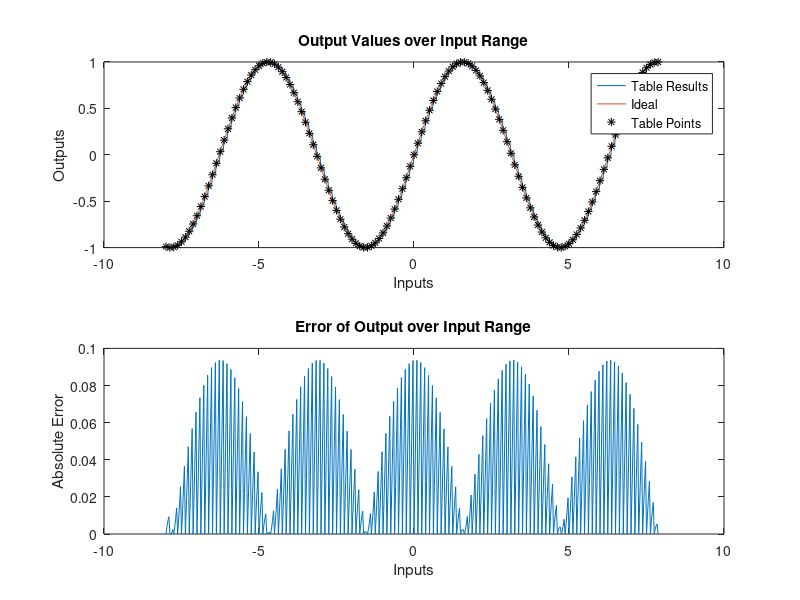
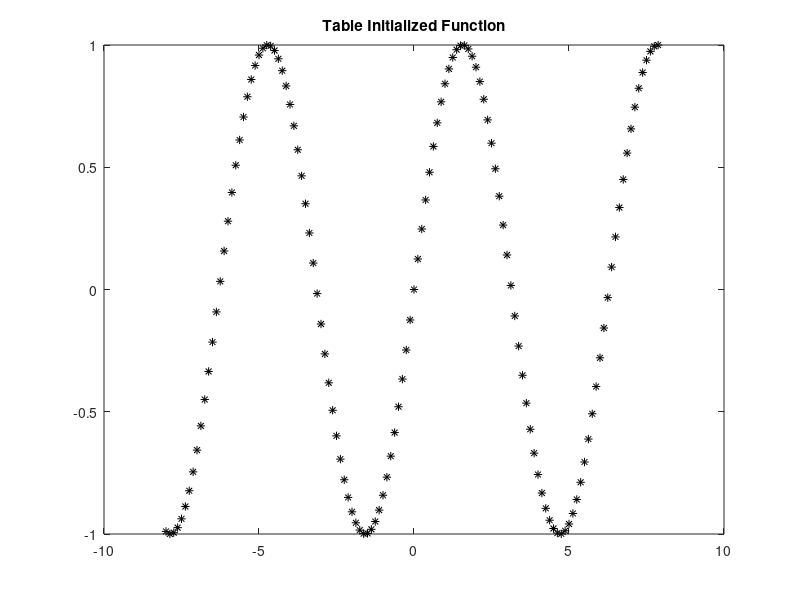

Source code (MATLAB) for these figures, in order:
% Define mask inputs
clear; close all;
W_bits = 32;
isSigned = true;
F_bits = 28;
errorParam = .1;
ERR_DIAG = true;
IGOTTHIS = false;
ADDR_W_MANUAL = 4;
tableFnParam = "sin(xIn)";

%% LINEAR PLUT INIT SCRIPT

% Copyright 2020 Flat Earth Inc
%
% THE SOFTWARE IS PROVIDED "AS IS", WITHOUT WARRANTY OF ANY KIND, EXPRESS OR IMPLIED,
% INCLUDING BUT NOT LIMITED TO THE WARRANTIES OF MERCHANTABILITY, FITNESS FOR A PARTICULAR
% PURPOSE AND NONINFRINGEMENT. IN NO EVENT SHALL THE AUTHORS OR COPYRIGHT HOLDERS BE LIABLE
% FOR ANY CLAIM, DAMAGES OR OTHER LIABILITY, WHETHER IN AN ACTION OF CONTRACT, TORT OR OTHERWISE,
% ARISING FROM, OUT OF OR IN CONNECTION WITH THE SOFTWARE OR THE USE OR OTHER DEALINGS IN THE SOFTWARE.
%
% E. Bailey Galacci
% Flat Earth Inc
% 985 Technology Blvd
% Bozeman, MT 59718
% support@flatearthinc.com

% things to display: table size, floor input?, max input, accuracy
% things to figure out: M_bits, N_bits, Min_val, X_in table, Y_out table,
% maxError, RAM_SIZE, table size 

if(IGOTTHIS)
    N_bits = ADDR_W_MANUAL;
else
    N_bits = 4;
    % N_bits will likely need to be updated later, until table is large enough to meet
    % accuracy standards defined by user
end;

repeatFlag = true;
while(repeatFlag)
    % Define a 2^N point log2 spaced range of inputs, from 2^(d-(2^N_bits -1)) to almost 2^(d+1), 
    % this effectively covers the user defined input range, down to a floor
    % value.
    % Signed vs Unsigned: If signed, treat word size as 1 smaller for max and
    % min inputs
    % Signed: 
    % smallest table input: -2^(W-1-F), 2's compliment, "[1, zeros(1,N-1)]"
    % step size: 2^(W-F-N)
    % largest table input: 2^(W-1-F) - 2^(W-F-N), smallest number but positive
    % and minus 1 step size, "[0, ones(1,N-1)]"
    % Unsigned: 
    % smallest table input: 0
    % step size: 2^(W-F-N)
    % largest table input: 2^(W-1-F) - 2^(W-F-N), smallest number but positive
    % and minus 1 step size, "[ones(1,N)]"
    if(isSigned)
        xIn = -2^(W_bits-1-F_bits) : 2^(W_bits-F_bits-N_bits) : 2^(W_bits-1-F_bits) - 2^(W_bits-F_bits-N_bits);
    else
        xIn = 0 : 2^(W_bits-F_bits-N_bits) : 2^(W_bits-F_bits) - 2^(W_bits-F_bits-N_bits);
    end

    % use function to define output. note: function must contain input xIn
    % within the string to work properly, and the only output of the function
    % must be Y_out.
    tableInit = eval(tableFnParam);

    RAM_SIZE = N_bits;
    figure(2); plot(xIn,tableInit, 'k*'); title('Table Initialized Function');
    maxVal = xIn(end);
    minVal = xIn(1);
    %set_param(gcb,'MaskDisplay',"disp(sprintf('Programmable Look-up Table\nMemory Used = %d samples and coeffs\nClock Rate Needed = %d Hz', FIR_Uprate*2, Max_Rate)); port_label('input',1,'data'); port_label('input',2,'valid'); port_label('input',3,'Wr_Data'); port_label('input',4,'Wr_Addr'); port_label('input',5,'Wr_En'); port_label('output',1,'data'); port_label('output',2,'valid'); port_label('output',3,'RW_Dout');")

    %%%%%%%%%% check and identify error %%%%%%%%%%%
    % Make some values for an "ideal" lookup table with lin spaced points
    if(isSigned)
        xTest = -2^(W_bits-1-F_bits) : 2^(W_bits-F_bits-N_bits-2) : 2^(W_bits-1-F_bits) - 2^(W_bits-F_bits-N_bits);
    else
        xTest = 0 : 2^(W_bits-F_bits-N_bits-2) : 2^(W_bits-F_bits) - 2^(W_bits-F_bits-N_bits);
    end
    xTemp = xIn;
    xIn = xTest;
    % identify the values of the function at xTest
    yTest = eval(tableFnParam);

    % Return table input set to xIn (already have xTemp)
    xIn = xTemp;

    % Find lookup addresses for each point in xTest
    addrTest = zeros(1,length(xTest));
    for it = 1:length(xTest)
        addrTest(it) = 2^RAM_SIZE;
        while(xTest(it) < xIn(addrTest(it)) && addrTest(it) ~= 1)
            addrTest(it) = addrTest(it) - 1;
        end
        if(addrTest(it)==0) %% sanity check for out of bounds results
            addrTest(it) = 1;
        end
    end
    
    yLow = tableInit(addrTest);

    % Check for any possible out of bounds errors (handled similarly in
    % hardware)
    addrTest(addrTest == 2^RAM_SIZE) = 2^RAM_SIZE -1;

    
    % absolute error: abs(obt-exp)
    errorFloor = abs(yTest-yLow);
    NAN_CLEANUP = isnan(errorFloor);
    errorFloor(NAN_CLEANUP) = 0;
    %errorInter = (Y_out_Ideal-y_inter)./Y_out_Ideal;
    %maxFloorErr(ix) = 100*max(abs(errorFloor(ix, 2870:9839)));
    %maxInterErr(ix) = 100*max(abs(errorInter(ix, 2870:9839)));
    maxErr = max(abs(errorFloor));
    
    %check while loop condition
    if(IGOTTHIS) 
        repeatFlag = false;
    end
    
    if(maxErr <= errorParam || N_bits > W_bits)
        repeatFlag = false;
    else
%        if(ERR_DIAG)
%            f = msgbox(sprintf('Err = %.2d, N_bits = %d', maxErr, N_bits),'Configuring PLUT','replace');
%        end
        
        % make table larger to increase accuracy
        if(maxErr > errorParam)
            N_bits = N_bits+1;
        end
    end
end%end while loop

% printout graph of table values and error test
% prinout graph of table values and error test
if(ERR_DIAG)
    figure(1); 
    f = msgbox(sprintf('Err = +/- %.2d, Ram Size = %d bits  (%d by %d)', maxErr, 2^RAM_SIZE*W_bits, 2^RAM_SIZE, W_bits),'PLUT INIT','replace');
    subplot(2,1,1); plot(xTest,yLow, xTest,yTest,xIn,tableInit,'k*'); title('Output Values over Input Range'); xlabel('Inputs'); ylabel('Outputs'); legend('Table Results','Ideal','Table Points');
    subplot(2,1,2); plot(xTest, errorFloor); title('Error of Output over Input Range'); xlabel('Inputs'); ylabel('Absolute Error');
end

% things to display: table size, floor input?, max input, accuracy
if(isSigned) % setup for 2's compliment
    tableInit = [tableInit(2^(N_bits-1)+1:end) , tableInit(1:2^(N_bits-1))];
else
    tableInit = tableInit;
end

% this line uncommented in the mask
% set_param(gcb,'MaskDisplay',"disp(sprintf(['Programmable Look-Up Table\nMemory Used = %d bits \n' tableFnParam ': %d <= x <= %d \n Maximum Error: %.2d'], 2^RAM_SIZE*W_bits, minVal, maxVal, maxErr)); port_label('input',1,'Data_In'); port_label('input',2,'Table_Wr_Data'); port_label('input',3,'Table_Wr_Addr'); port_label('input',4,'Table_Wr_En'); port_label('output',1,'Data_Out'); port_label('output',2,'Table_RW_Dout');")

